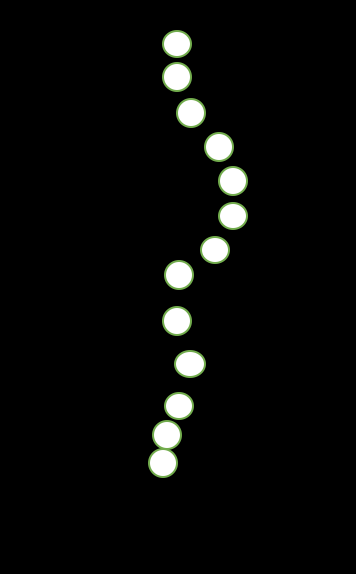
#> input picture pruebazzzz.png, 356 x 574 px
$ python proyecto3_kmeans.py   (older library calls are emulated)
#> lines starting #> are read from the running program, lines starting #| are printed output that depends on the picture; after the words box and inside, x2 and y2 are one past the last pixel; in counts of white or black regions, pixels touching at a corner belong together
from scipy.ndimage import rotate
from scipy.misc import imread, imshow
import numpy as np
from matplotlib import pyplot as plt
from scipy import interpolate
import cv2
import imutils
from operator import is_not
from functools import partial
from pylab import *
from random import *
from sklearn.cluster import KMeans
from matplotlib import transforms

img = cv2.imread('pruebazzzz.png', cv2.IMREAD_COLOR)
#> img is the input picture: shape (574, 356, 3); mean B, G, R 9.2, 10.3, 9.6
imagen2 = imread('pruebazzzz.png')
dimensions = img.shape
#> dimensions = (574, 356, 3)
altura = img.shape[0]
#> altura = 574
width = img.shape[1]
#> width = 356
print(width)
#| 356
ancho = int(width)
#> ancho = 356
altura2 = int(altura)
#> altura2 = 574
alfa = int(altura/12)
#> alfa = 47
cons = 0

a = np.empty((13, 50), dtype=object)
for i in range(0, 13):

    cons1 = cons
    cons2 = cons1+alfa
    print("____")
    image = img[cons1:cons2, 0:ancho]

    #convirtiendo a escala de grises
    gray = cv2.cvtColor(image, cv2.COLOR_BGR2GRAY)
    #aplicando desenfoque gaussiano
    blurred = cv2.GaussianBlur(gray, (5, 5), 0)
    #threshold?
    thresh = cv2.threshold(blurred, 60, 200, cv2.THRESH_BINARY)[1]
    cnts = cv2.findContours(
        thresh.copy(), cv2.RETR_EXTERNAL, cv2.CHAIN_APPROX_SIMPLE)

    cnts = cnts[0] if imutils.is_cv2() else cnts[1]
    count = 1
    for c in cnts:
        M = cv2.moments(c)

        if M["m00"] != 0:
            cX = int(M["m10"] / M["m00"])
            cY = int(M["m01"] / M["m00"])
        else:
                cX, cY = 0, 0
        xx = str(cX)+","+str(cY)
        print(i)
        a[i][count] = [cX, cY]
        print(xx)

        cv2.drawContours(image, [c], -1, (0, 0, 255), 2)
        #CIRCULO DE CENTRO
        cv2.circle(image, (cX, cY), 7, (0, 0, 255), -1)
        #COORDENADAS
        cv2.putText(image, xx, (cX - 50, cY - 50),
                    #TIPO DE LETRA, COLOR?
                    cv2.FONT_HERSHEY_SIMPLEX, 0.5, (0, 0, 255), 2)

        count = count+1
    cons = cons2
    i = i+1
#> this loop made 13 passes
#> cnts on passes 12 to 13: 0 contours, 0 contours
#> pass 1, `image = img[cons1:cons2, 0:ancho]`:
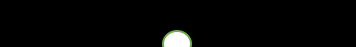
#> image: shape (47, 356, 3); mean B, G, R 5.3, 5.9, 5.6
#> pass 1, `thresh = cv2.threshold(blurred, 60, 200, cv2.THRESH_BINARY)[1]`:
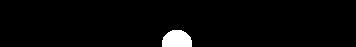
#> thresh: shape (47, 356); values 0 (black) and 200 (white), 2.6% white; 1 white region, box (x1, y1, x2, y2) and area: (162, 30, 192, 47) 428

cero = [0, 0]
b = [[cero if x is None else x for x in c] for c in a]
#> b = 13 items
#b = b[::-1]


def igualador(l):
    contador = 1
    for i in range(2, 13):
        for ii in range(0, 50):
            l[i][ii][1] += alfa*contador
        contador = contador+1
    return l


b = igualador(b)


def reemplazador(l):

    for u in range(1, 13):
        for uu in range(0, 50):
            if (l[u][uu][0] == 0):
                l[u][uu] = None
            else:
                pass
    return l


b = reemplazador(b)

print("altura", altura2)
#| altura 574
print("ancho", ancho)
#| ancho 356

ax = np.zeros(shape=(13, 1), dtype=object)
contador = 0


def limpio(l):
    tam = len(l)
    a = []
    for i in range(0, tam):
        if(l[i] != None):
            a.append(l[i])
    return a


def rellenador(l, ancho, largo):
    tam = len(l)
    largo = int(largo/12)
    ancho = int(ancho/2)
    for i in range(0, tam):
        if (l[i] == []):
            relleno = [ancho, largo*i]
            l[i].append(relleno)
        else:
            pass
    return l


def seleccionador(l):
    a = []
    tam = len(l)
    for i in range(1, tam):
        tam1 = (len(l[i])-1)

        a.append(l[i][randint(0, tam1)])
    return a


def seleccionador_kmeans(l):
    tam = len(l)
    xpro = []
    for i in range(0, tam):

        tam1 = len(l[i])
        x1 = np.array([])
        # [4 lines of commented-out code are left out]

        x1 = l[i]

        #print(l[i][ii])
        #print("*"*40)
        #print(x1)
        tam2 = len(x1)
        if (tam2 == 1):
            k = 1

            kmeans = KMeans(k)
            # Fitting the input data
            kmeans = kmeans.fit(x1)
            # Getting the cluster labels
            labels = kmeans.predict(x1)
            # Centroid values
            centroids = kmeans.cluster_centers_
            # Comparing with scikit-learn centroids
            #print(C)  # From Scratch
            xpro.append(centroids[0])
        else:
            k = 2

            kmeans = KMeans(k)
            # Fitting the input data
            kmeans = kmeans.fit(x1)
            # Getting the cluster labels
            labels = kmeans.predict(x1)
            # Centroid values
            centroids = kmeans.cluster_centers_
            # Comparing with scikit-learn centroids
            #print(C)  # From Scratch
            xpro.append(centroids[randint(0, 1)])

        '''
        list_two = [4, 5, 6]
        xpro.append(list_two)
        print(x1)
        '''
    return xpro


lis_2 = []

for i in range(1, 13):
    a = limpio(b[i])
    lis_2.append(a)
#> this loop made 12 passes
#> a on passes 1 to 10: [[176, 29], [176, 4]], [[218, 89], [190, 65]], [[232, 130], [218, 102]], [[232, 168], [232, 143]], [[178, 224], [214, 202]], [[176, 271], [178, 237]], [[189, 316], [176, 284]], [[166, 374], [178, 358], [189, 329]], [[164, 399]], [[162, 425]]
#> after the loop, lis_2 = [[[176, 29], [176, 4]], [[218, 89], [190, 65]], [[232, 130], [218, 102]], [[232, 168], [232, 143]], [[178, 224], [214, 202]], [[176, 271], [178, 237]], [[189, 316], [176, 284]], [[166, 374], [178, 358], [189, 329]], [[164, 399]], [[162, 425]], [], []]

lis_3 = []
lis_3 = rellenador(lis_2, ancho, altura2)
#> in rellenador, `tam = len(l)`: tam = 12
#> lis_3 = 12 items

ax = seleccionador_kmeans(lis_3)
#> in seleccionador_kmeans, `tam = len(l)`: tam = 12
#> the loop in seleccionador_kmeans, `for i in range(0, tam): ` made 12 passes
#> (tam1, x1, tam2, labels, centroids) on passes 1, 2, 5, 7, 8: (2, [[176, 29], [176, 4]], 2, [1, 0], [[176, 4], [176, 29]]), (2, [[218, 89], [190, 65]], 2, [1, 0], [[190, 65], [218, 89]]), (2, [[178, 224], [214, 202]], 2, [1, 0], [[214, 202], [178, 224]]), (2, [[189, 316], [176, 284]], 2, [1, 0], [[176, 284], [189, 316]]), (3, [[166, 374], [178, 358], [189, 329]], 3, [1, 1, 0], [[189, 329], [172, 366]])
#> (tam1, tam2, labels, centroids) on passes 3, 4, 6, 9, 10, 11: (2, 2, [0, 1], [[232, 130], [218, 102]]), (2, 2, [0, 1], [[232, 168], [232, 143]]), (2, 2, [0, 1], [[176, 271], [178, 237]]), (1, 1, [0], [[164, 399]]), (1, 1, [0], [[162, 425]]), (1, 1, [0], [[178, 470]])
#> after the loop in seleccionador_kmeans, `for i in range(0, tam):`: xpro = [[176, 29], [218, 89], [232, 130], [232, 143], [178, 224], [178, 237], [189, 316], [172, 366], [164, 399], [162, 425], [178, 470], [178, 517]]
#> ax has the same summary as xpro in seleccionador_kmeans
print("lista final:", ax)
#> (printed output is left out)
print("tamanio lista final:", len(ax))
#| tamanio lista final: 12
print(type(ax))
#| <class 'list'>
#ax=ax[::-1]
#print(type(ax))
ancho2 = int(ancho/2)
#> ancho2 = 178
axx = np.asarray(ax)
#> axx has the same summary as xpro in seleccionador_kmeans
bx = np.array([[ancho2, altura2]])
#> bx = [[178, 574]]
cx = np.concatenate((axx, bx), axis=0)
#> cx = 13 rows, first 8: [176, 29], [218, 89], [232, 130], [232, 143], [178, 224], [178, 237], [189, 316], [172, 366]
dx = np.array([[ancho2, 0]])
#> dx = [[178, 0]]

print(ax[0][1])
#| 29.0
if (ax[0][1] < alfa):
    axx = np.concatenate((dx, cx), axis=0)
#> axx = 14 rows, first 8: [178, 0], [176, 29], [218, 89], [232, 130], [232, 143], [178, 224], [178, 237], [189, 316]
    print("****"*20)
    print(axx)
#| [[178.   0.]
#|  [176.  29.]
#|  [218.  89.]
#|  [232. 130.]
#|  [232. 143.]
#|  [178. 224.]
#|  [178. 237.]
#|  [189. 316.]
#|  [172. 366.]
#|  [164. 399.]
#|  [162. 425.]
#|  [178. 470.]
#> (further printed lines are left out)
    print("****"*20)
    axx = np.delete(axx, 1, 0)
#> axx = 13 rows, first 8: [178, 0], [218, 89], [232, 130], [232, 143], [178, 224], [178, 237], [189, 316], [172, 366]
    print("****"*20)
    print(type(axx))
#| <class 'numpy.ndarray'>
    print(axx)
#| [[178.   0.]
#|  [218.  89.]
#|  [232. 130.]
#|  [232. 143.]
#|  [178. 224.]
#|  [178. 237.]
#|  [189. 316.]
#|  [172. 366.]
#|  [164. 399.]
#|  [162. 425.]
#|  [178. 470.]
#|  [178. 517.]
#> (further printed lines are left out)
    print("****"*20)
    axx = np.array(axx.T)
else:
    axx = np.array(cx.T)
print("lista final:", axx)
#| lista final: [[178. 218. 232. 232. 178. 178. 189. 172. 164. 162. 178. 178. 178.]
#|  [  0.  89. 130. 143. 224. 237. 316. 366. 399. 425. 470. 517. 574.]]
print("lista final tamano:", len(axx))
#| lista final tamano: 2
#axx = np.concatenate((dx, cx), axis=0)
#axx = np.array(axx.T)
y = axx[0]
#> y = [178, 218, 232, 232, 178, 178, 189, 172, 164, 162, 178, 178, 178]
x = axx[1]
#> x = [0, 89, 130, 143, 224, 237, 316, 366, 399, 425, 470, 517, 574]
z = np.polyfit(x, y, 5)
#> z = [2.86e-11, -5.61e-08, 4.07e-05, -0.0128, 1.44, 177]
f = np.poly1d(z)
print("kha", f)
#| kha            5             4             3           2
#| 2.858e-11 x - 5.611e-08 x + 4.068e-05 x - 0.01278 x + 1.444 x + 177

# calculate new x's and y's
x_new = np.linspace(x[0], x[-1], 50)
#> x_new = 50 values from 0 to 574
x_new2 = x_new[::-1]
'''
print("khee:",x_new)
print("_"*20)
print("khee:", x_new2)
'''
y_new = f(x_new2)
#> y_new = 50 values, max 229.5 at index 42, min 168.9 at index 18, mean 189.6
y_new = y_new[::-1]
#> y_new = 50 values, max 229.5 at index 7, min 168.9 at index 31, mean 189.6
img2 = rotate(imagen2, -90)
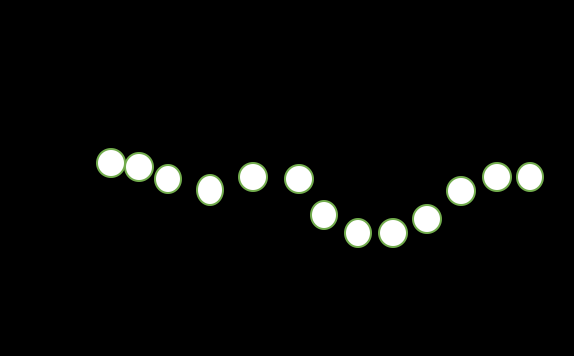
#> img2: shape (356, 574, 4) float32; mean R, G, B, A 0.0378, 0.0403, 0.0362, 1; drawn with min black and max white

width = altura2
height = ancho
dim = (width, height)
resized = cv2.resize(img2, dim, interpolation=cv2.INTER_AREA)

fig, ax = plt.subplots()
aa = ax.imshow(resized)


# height, width, number of channels in image
altura = img.shape[0]
width = img.shape[1]
the_plot = plt.plot(x_new2, y_new)
#> the_plot = 1 item
plt.savefig('ejemplo.png')
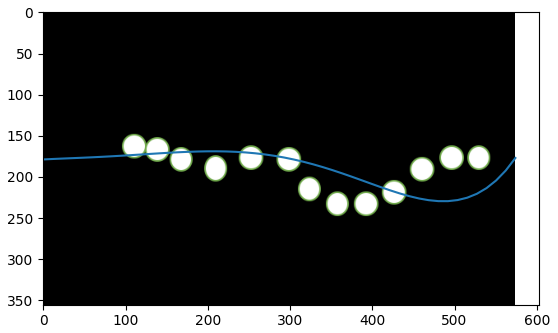
#> figure drawn by matplotlib, 1 panel
plt.show()


'''
base = plt.gca().transData
rot = transforms.Affine2D().rotate_deg(90)
image = cv2.imread('ex_ppp.png')


plt.imshow(image)

# define transformed line
plt.plot(x_new, y_new, 'r', transform=rot + base)


plt.show()
'''
